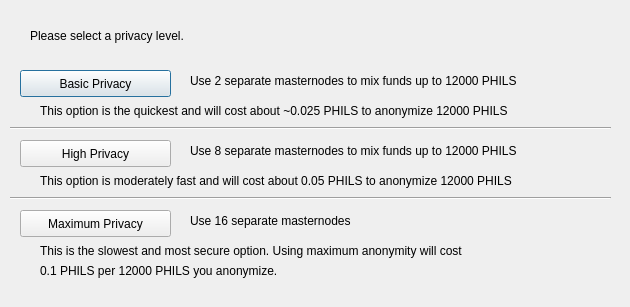
<?xml version="1.0" encoding="UTF-8"?>
<ui version="4.0">
 <class>DarksendConfig</class>
 <widget class="QDialog" name="DarksendConfig">
  <property name="geometry">
   <rect>
    <x>0</x>
    <y>0</y>
    <width>630</width>
    <height>307</height>
   </rect>
  </property>
  <property name="windowTitle">
   <string>Configure Darksend</string>
  </property>
  <widget class="QPushButton" name="buttonBasic">
   <property name="geometry">
    <rect>
     <x>20</x>
     <y>70</y>
     <width>151</width>
     <height>27</height>
    </rect>
   </property>
   <property name="text">
    <string>Basic Privacy</string>
   </property>
  </widget>
  <widget class="QPushButton" name="buttonHigh">
   <property name="geometry">
    <rect>
     <x>20</x>
     <y>140</y>
     <width>151</width>
     <height>27</height>
    </rect>
   </property>
   <property name="text">
    <string>High Privacy</string>
   </property>
  </widget>
  <widget class="QPushButton" name="buttonMax">
   <property name="geometry">
    <rect>
     <x>20</x>
     <y>210</y>
     <width>151</width>
     <height>27</height>
    </rect>
   </property>
   <property name="text">
    <string>Maximum Privacy</string>
   </property>
  </widget>
  <widget class="QLabel" name="label">
   <property name="geometry">
    <rect>
     <x>30</x>
     <y>20</y>
     <width>571</width>
     <height>31</height>
    </rect>
   </property>
   <property name="text">
    <string>Please select a privacy level.</string>
   </property>
  </widget>
  <widget class="QLabel" name="label_2">
   <property name="geometry">
    <rect>
     <x>190</x>
     <y>70</y>
     <width>421</width>
     <height>21</height>
    </rect>
   </property>
   <property name="text">
    <string>Use 2 separate masternodes to mix funds up to 12000 PHILS</string>
   </property>
  </widget>
  <widget class="QLabel" name="label_3">
   <property name="geometry">
    <rect>
     <x>190</x>
     <y>140</y>
     <width>411</width>
     <height>21</height>
    </rect>
   </property>
   <property name="text">
    <string>Use 8 separate masternodes to mix funds up to 12000 PHILS</string>
   </property>
  </widget>
  <widget class="QLabel" name="label_4">
   <property name="geometry">
    <rect>
     <x>190</x>
     <y>210</y>
     <width>421</width>
     <height>21</height>
    </rect>
   </property>
   <property name="text">
    <string>Use 16 separate masternodes</string>
   </property>
  </widget>
  <widget class="QLabel" name="label_6">
   <property name="geometry">
    <rect>
     <x>40</x>
     <y>100</y>
     <width>561</width>
     <height>21</height>
    </rect>
   </property>
   <property name="text">
    <string>This option is the quickest and will cost about ~0.025 PHILS to anonymize 12000 PHILS</string>
   </property>
  </widget>
  <widget class="QLabel" name="label_7">
   <property name="geometry">
    <rect>
     <x>40</x>
     <y>170</y>
     <width>561</width>
     <height>21</height>
    </rect>
   </property>
   <property name="text">
    <string>This option is moderately fast and will cost about 0.05 PHILS to anonymize 12000 PHILS</string>
   </property>
  </widget>
  <widget class="QLabel" name="label_8">
   <property name="geometry">
    <rect>
     <x>40</x>
     <y>240</y>
     <width>561</width>
     <height>21</height>
    </rect>
   </property>
   <property name="text">
    <string>This is the slowest and most secure option. Using maximum anonymity will cost</string>
   </property>
  </widget>
  <widget class="QLabel" name="label_9">
   <property name="geometry">
    <rect>
     <x>40</x>
     <y>260</y>
     <width>561</width>
     <height>21</height>
    </rect>
   </property>
   <property name="text">
    <string>0.1 PHILS per 12000 PHILS you anonymize.</string>
   </property>
  </widget>
  <widget class="Line" name="line">
   <property name="geometry">
    <rect>
     <x>10</x>
     <y>120</y>
     <width>601</width>
     <height>16</height>
    </rect>
   </property>
   <property name="orientation">
    <enum>Qt::Horizontal</enum>
   </property>
  </widget>
  <widget class="Line" name="line_2">
   <property name="geometry">
    <rect>
     <x>10</x>
     <y>190</y>
     <width>601</width>
     <height>16</height>
    </rect>
   </property>
   <property name="orientation">
    <enum>Qt::Horizontal</enum>
   </property>
  </widget>
 </widget>
 <resources/>
 <connections/>
</ui>
